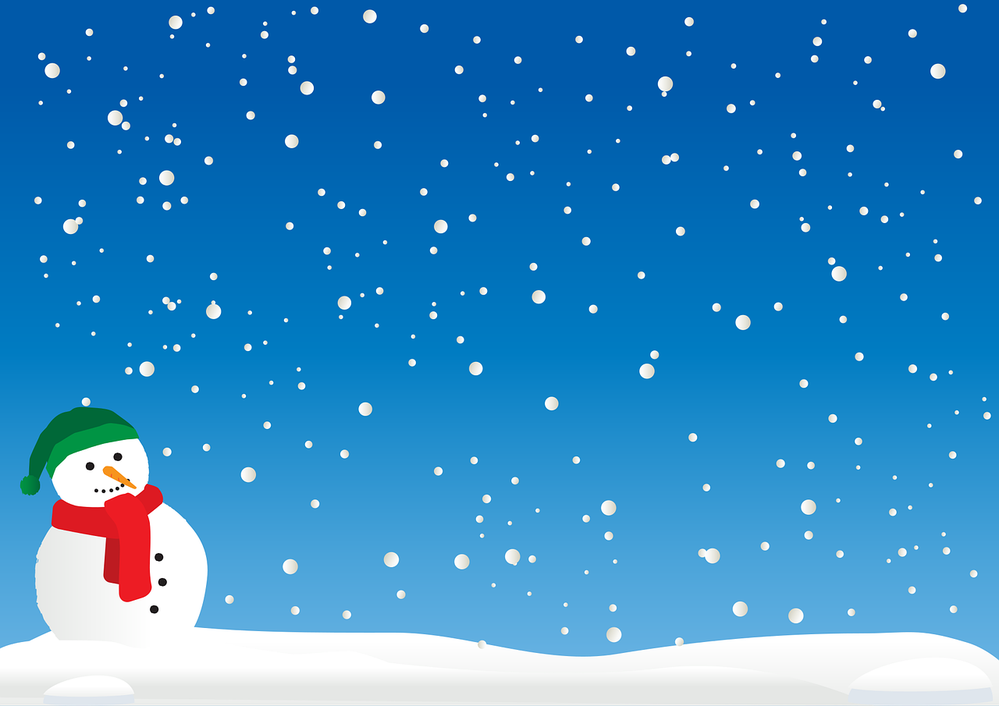
#> input picture snowman.png, 999 x 706 px, shrunk from 1280 x 905 before the run
$ jupyter execute image_boundary.ipynb
#> lines starting #> are read from the running program, lines starting #| are printed output that depends on the picture
# 이미지 검출(경계선)

## Canny Edge Detection

[cell 1]
import cv2

img = cv2.imread('snowman.png')
#> img is the input picture: shape (706, 999, 3); mean B, G, R 196.5, 138.8, 54.3

canny = cv2.Canny(img, 150, 200)
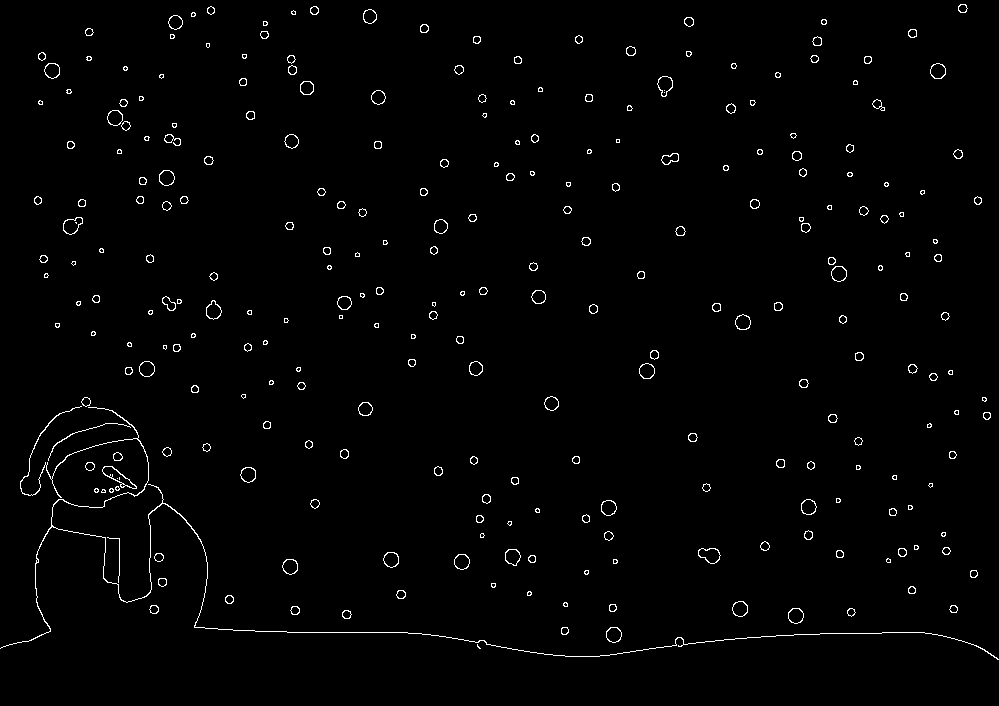
#> canny: shape (706, 999); 1.4% white in thin lines or dots
# 대상 이미지, minVal(하위 임계값), maxVal(상위 임계값)

cv2.imshow('img', img)
cv2.imshow('canny', canny)
cv2.waitKey(0)
cv2.destroyAllWindows()

[cell 2]
import cv2

img = cv2.imread('snowman.png')

def empty(pos):
    pass

name = "Trackbar"
cv2.namedWindow(name)
cv2.createTrackbar('threshold1', name, 0, 255, empty) # minVal
cv2.createTrackbar('threshold2', name, 0, 255, empty) # maxVal

while True:
    threshold1 = cv2.getTrackbarPos("threshold1", name)
    threshold2 = cv2.getTrackbarPos("threshold2", name)

    canny = cv2.Canny(img, threshold1, threshold2)
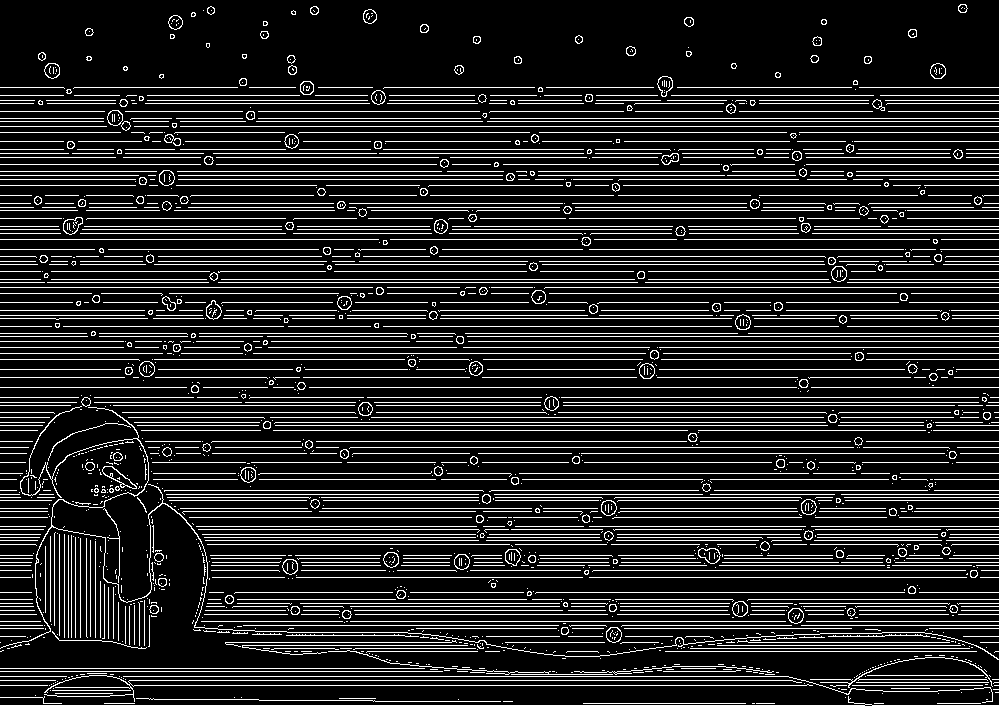
#> canny: shape (706, 999); 14.5% white in thin lines or dots
    # 대상 이미지, minVal(하위 임계값), maxVal(상위 임계값)
    cv2.imshow('img', img)
    cv2.imshow(name, canny)

    if cv2.waitKey(1) == ord("q"):
#> (key q is pressed here)
        break

cv2.destroyAllWindows()
